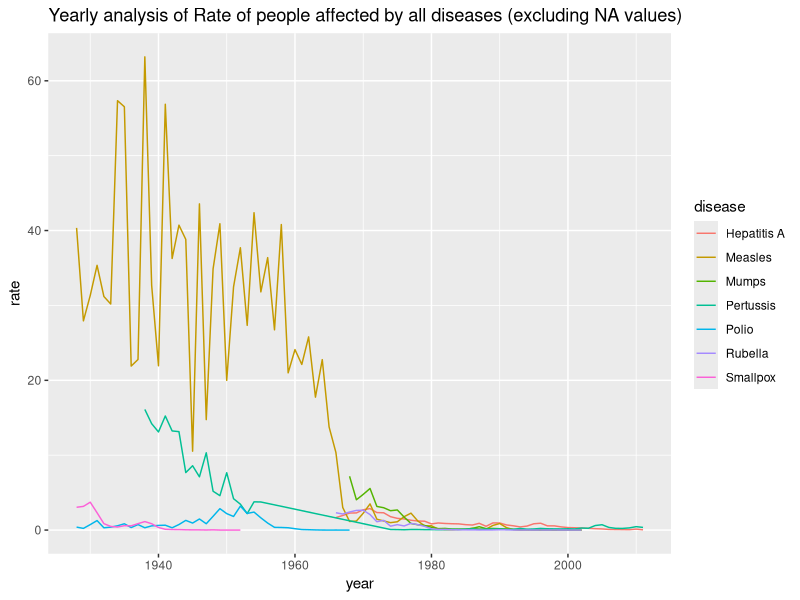
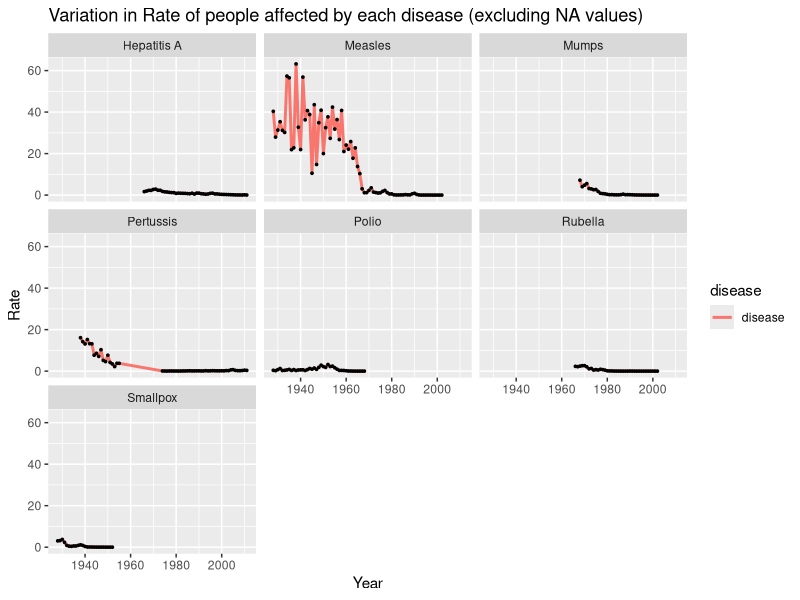

The R script that drew these images, in order:
## ---- chunk 1
knitr::opts_chunk$set(echo = TRUE)
#install.packages("dslabs")
library(dslabs)
library(dplyr)
library(ggplot2)
## ---- chunk 2
us_contagious_diseases %>%
  filter(!is.na(population)) %>%
  group_by(year, disease) %>%
  summarize(rate = sum(count)/sum(population)*10000) %>%
  ggplot(aes(year, rate, color = disease)) +
  geom_line()+ ggtitle("Yearly analysis of Rate of people affected by all diseases (excluding NA values)")
  
## ---- chunk 3
us_contagious_diseases %>% 
     filter(!is.na(population)) %>% 
     group_by(year, disease) %>%
     summarize(rate = sum(count)/sum(population)*10000) %>% 
     ggplot(aes(y=rate , x=year,color=disease))+geom_line(aes(color='disease'),size=1)+ geom_point(color="black",size=0.6)+
    facet_wrap('~disease', nrow=3, ncol=3)+ ggtitle( "Variation in Rate of people affected by each disease (excluding NA values)")+ labs(x = "Year")+labs(y="Rate")
